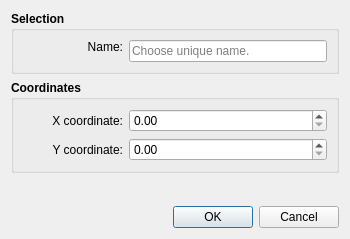
<?xml version="1.0" encoding="UTF-8"?>
<ui version="4.0">
 <class>BasePointDialog</class>
 <widget class="QDialog" name="BasePointDialog">
  <property name="windowModality">
   <enum>Qt::ApplicationModal</enum>
  </property>
  <property name="geometry">
   <rect>
    <x>0</x>
    <y>0</y>
    <width>350</width>
    <height>239</height>
   </rect>
  </property>
  <property name="sizePolicy">
   <sizepolicy hsizetype="Expanding" vsizetype="Preferred">
    <horstretch>0</horstretch>
    <verstretch>0</verstretch>
   </sizepolicy>
  </property>
  <property name="minimumSize">
   <size>
    <width>270</width>
    <height>0</height>
   </size>
  </property>
  <property name="windowTitle">
   <string>Base Point</string>
  </property>
  <property name="windowIcon">
   <iconset resource="../../../vmisc/share/resources/icon.qrc">
    <normaloff>:/icon/64x64/icon64x64.png</normaloff>:/icon/64x64/icon64x64.png</iconset>
  </property>
  <property name="locale">
   <locale language="English" country="UnitedStates"/>
  </property>
  <property name="modal">
   <bool>true</bool>
  </property>
  <layout class="QVBoxLayout" name="verticalLayout">
   <item>
    <widget class="QGroupBox" name="selection_GroupBox">
     <property name="sizePolicy">
      <sizepolicy hsizetype="Expanding" vsizetype="Preferred">
       <horstretch>0</horstretch>
       <verstretch>0</verstretch>
      </sizepolicy>
     </property>
     <property name="font">
      <font>
       <pointsize>9</pointsize>
       <bold>true</bold>
      </font>
     </property>
     <property name="title">
      <string>Selection</string>
     </property>
     <layout class="QFormLayout" name="formLayout_2">
      <item row="0" column="0">
       <widget class="QLabel" name="labelEditName">
        <property name="sizePolicy">
         <sizepolicy hsizetype="Preferred" vsizetype="Fixed">
          <horstretch>0</horstretch>
          <verstretch>0</verstretch>
         </sizepolicy>
        </property>
        <property name="minimumSize">
         <size>
          <width>100</width>
          <height>0</height>
         </size>
        </property>
        <property name="font">
         <font>
          <pointsize>9</pointsize>
          <bold>false</bold>
         </font>
        </property>
        <property name="text">
         <string>Name:</string>
        </property>
        <property name="alignment">
         <set>Qt::AlignRight|Qt::AlignTrailing|Qt::AlignVCenter</set>
        </property>
       </widget>
      </item>
      <item row="0" column="1">
       <widget class="QLineEdit" name="lineEditName">
        <property name="minimumSize">
         <size>
          <width>80</width>
          <height>0</height>
         </size>
        </property>
        <property name="font">
         <font>
          <pointsize>9</pointsize>
          <bold>false</bold>
         </font>
        </property>
        <property name="focusPolicy">
         <enum>Qt::StrongFocus</enum>
        </property>
        <property name="toolTip">
         <string>Unique name</string>
        </property>
        <property name="text">
         <string/>
        </property>
        <property name="placeholderText">
         <string>Choose unique name.</string>
        </property>
       </widget>
      </item>
     </layout>
    </widget>
   </item>
   <item>
    <widget class="QGroupBox" name="groupBox">
     <property name="sizePolicy">
      <sizepolicy hsizetype="Expanding" vsizetype="Preferred">
       <horstretch>0</horstretch>
       <verstretch>0</verstretch>
      </sizepolicy>
     </property>
     <property name="maximumSize">
      <size>
       <width>16777215</width>
       <height>16777215</height>
      </size>
     </property>
     <property name="font">
      <font>
       <pointsize>9</pointsize>
       <bold>true</bold>
      </font>
     </property>
     <property name="toolTip">
      <string>Coordinates on the sheet</string>
     </property>
     <property name="title">
      <string>Coordinates</string>
     </property>
     <layout class="QFormLayout" name="formLayout">
      <item row="0" column="0">
       <widget class="QLabel" name="labelXCor">
        <property name="minimumSize">
         <size>
          <width>100</width>
          <height>0</height>
         </size>
        </property>
        <property name="font">
         <font>
          <pointsize>9</pointsize>
          <bold>false</bold>
         </font>
        </property>
        <property name="text">
         <string>X coordinate:</string>
        </property>
        <property name="alignment">
         <set>Qt::AlignRight|Qt::AlignTrailing|Qt::AlignVCenter</set>
        </property>
       </widget>
      </item>
      <item row="0" column="1">
       <widget class="QDoubleSpinBox" name="doubleSpinBoxX">
        <property name="sizePolicy">
         <sizepolicy hsizetype="Expanding" vsizetype="Fixed">
          <horstretch>0</horstretch>
          <verstretch>0</verstretch>
         </sizepolicy>
        </property>
        <property name="minimumSize">
         <size>
          <width>80</width>
          <height>0</height>
         </size>
        </property>
        <property name="font">
         <font>
          <pointsize>9</pointsize>
          <bold>false</bold>
         </font>
        </property>
       </widget>
      </item>
      <item row="1" column="0">
       <widget class="QLabel" name="labelYCor">
        <property name="minimumSize">
         <size>
          <width>100</width>
          <height>0</height>
         </size>
        </property>
        <property name="font">
         <font>
          <pointsize>9</pointsize>
          <bold>false</bold>
         </font>
        </property>
        <property name="text">
         <string>Y coordinate:</string>
        </property>
        <property name="alignment">
         <set>Qt::AlignRight|Qt::AlignTrailing|Qt::AlignVCenter</set>
        </property>
       </widget>
      </item>
      <item row="1" column="1">
       <widget class="QDoubleSpinBox" name="doubleSpinBoxY">
        <property name="sizePolicy">
         <sizepolicy hsizetype="Expanding" vsizetype="Fixed">
          <horstretch>0</horstretch>
          <verstretch>0</verstretch>
         </sizepolicy>
        </property>
        <property name="minimumSize">
         <size>
          <width>80</width>
          <height>0</height>
         </size>
        </property>
        <property name="font">
         <font>
          <pointsize>9</pointsize>
          <bold>false</bold>
         </font>
        </property>
       </widget>
      </item>
     </layout>
    </widget>
   </item>
   <item>
    <spacer name="verticalSpacer">
     <property name="orientation">
      <enum>Qt::Vertical</enum>
     </property>
     <property name="sizeHint" stdset="0">
      <size>
       <width>20</width>
       <height>40</height>
      </size>
     </property>
    </spacer>
   </item>
   <item>
    <widget class="QDialogButtonBox" name="buttonBox">
     <property name="orientation">
      <enum>Qt::Horizontal</enum>
     </property>
     <property name="standardButtons">
      <set>QDialogButtonBox::Cancel|QDialogButtonBox::Ok</set>
     </property>
    </widget>
   </item>
  </layout>
 </widget>
 <tabstops>
  <tabstop>lineEditName</tabstop>
  <tabstop>doubleSpinBoxX</tabstop>
  <tabstop>doubleSpinBoxY</tabstop>
 </tabstops>
 <resources>
  <include location="../../../vmisc/share/resources/icon.qrc"/>
 </resources>
 <connections>
  <connection>
   <sender>buttonBox</sender>
   <signal>accepted()</signal>
   <receiver>BasePointDialog</receiver>
   <slot>accept()</slot>
   <hints>
    <hint type="sourcelabel">
     <x>248</x>
     <y>254</y>
    </hint>
    <hint type="destinationlabel">
     <x>157</x>
     <y>274</y>
    </hint>
   </hints>
  </connection>
  <connection>
   <sender>buttonBox</sender>
   <signal>rejected()</signal>
   <receiver>BasePointDialog</receiver>
   <slot>reject()</slot>
   <hints>
    <hint type="sourcelabel">
     <x>316</x>
     <y>260</y>
    </hint>
    <hint type="destinationlabel">
     <x>286</x>
     <y>274</y>
    </hint>
   </hints>
  </connection>
 </connections>
</ui>
